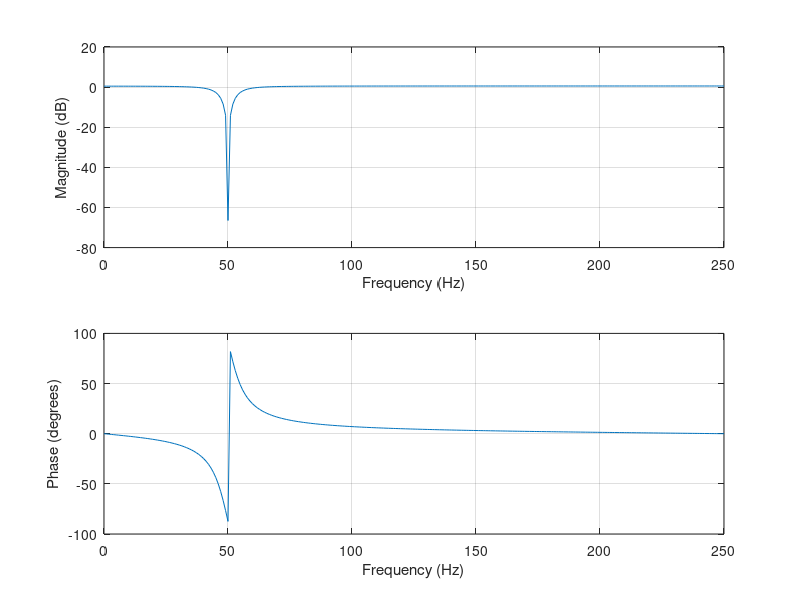

MATLAB code for this plot:
which -all zplane
b=[1  -1.6180 1]
a=[1 -1.5161 0.878]
aroots=roots(a)
broots=roots(b)
freqz(b,a,255,500)
%zplane(b,a)

